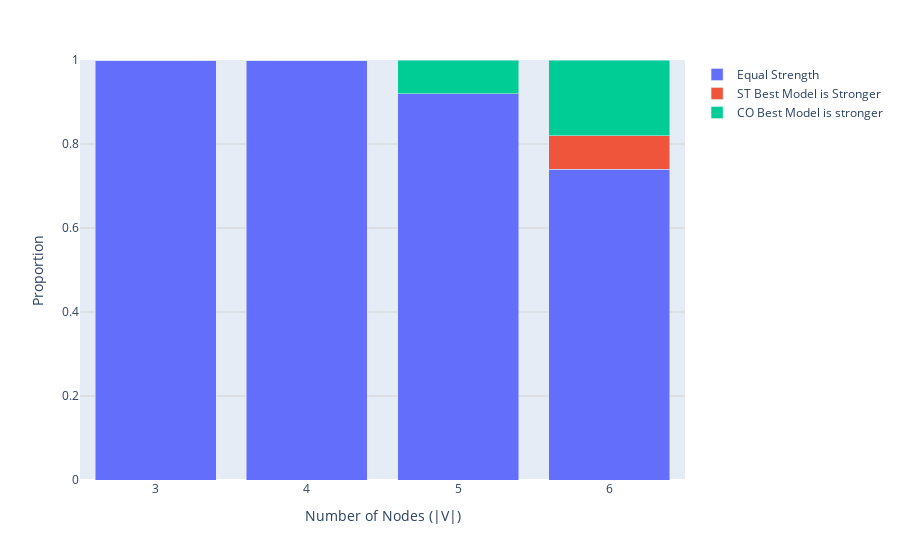

This figure's notebook cell:
### Code cell
plot_strength_comparison(random_graphs_strength_compare, 'n_nodes', "Number of Nodes (|V|)", "strength_compare_random")

### Figure 1 — Plotly figure (JSON) as saved in the notebook; plotly's stock layout.template omitted (floating-point values rounded to 4 significant figures)
{"data": [{"hovertemplate": "Case=Equal Strength<br>n_nodes=%{x}<br>Proportion=%{y}<extra></extra>", "legendgroup": "Equal Strength", "marker": {"color": "#636efa", "pattern": {"shape": ""}}, "name": "Equal Strength", "orientation": "v", "showlegend": true, "textposition": "auto", "type": "bar", "x": [3, 4, 5, 6], "xaxis": "x", "y": [1.0, 1.0, 0.92, 0.74], "yaxis": "y"}, {"hovertemplate": "Case=ST Best Model is Stronger<br>n_nodes=%{x}<br>Proportion=%{y}<extra></extra>", "legendgroup": "ST Best Model is Stronger", "marker": {"color": "#EF553B", "pattern": {"shape": ""}}, "name": "ST Best Model is Stronger", "orientation": "v", "showlegend": true, "textposition": "auto", "type": "bar", "x": [3, 4, 5, 6], "xaxis": "x", "y": [0.0, 0.0, 0.0, 0.08], "yaxis": "y"}, {"hovertemplate": "Case=CO Best Model is stronger<br>n_nodes=%{x}<br>Proportion=%{y}<extra></extra>", "legendgroup": "CO Best Model is stronger", "marker": {"color": "#00cc96", "pattern": {"shape": ""}}, "name": "CO Best Model is stronger", "orientation": "v", "showlegend": true, "textposition": "auto", "type": "bar", "x": [3, 4, 5, 6], "xaxis": "x", "y": [0.0, 0.0, 0.08, 0.18], "yaxis": "y"}], "layout": {"barmode": "stack", "legend": {"title": {}, "tracegroupgap": 0}, "margin": {"t": 60}, "xaxis": {"anchor": "y", "domain": [0, 1], "dtick": 1, "tickmode": "linear", "title": {"text": "Number of Nodes (|V|)"}}, "yaxis": {"anchor": "x", "domain": [0, 1], "gridcolor": "lightgray", "gridwidth": 1, "range": [0, 1], "showgrid": true, "title": {"text": "Proportion"}}}}
